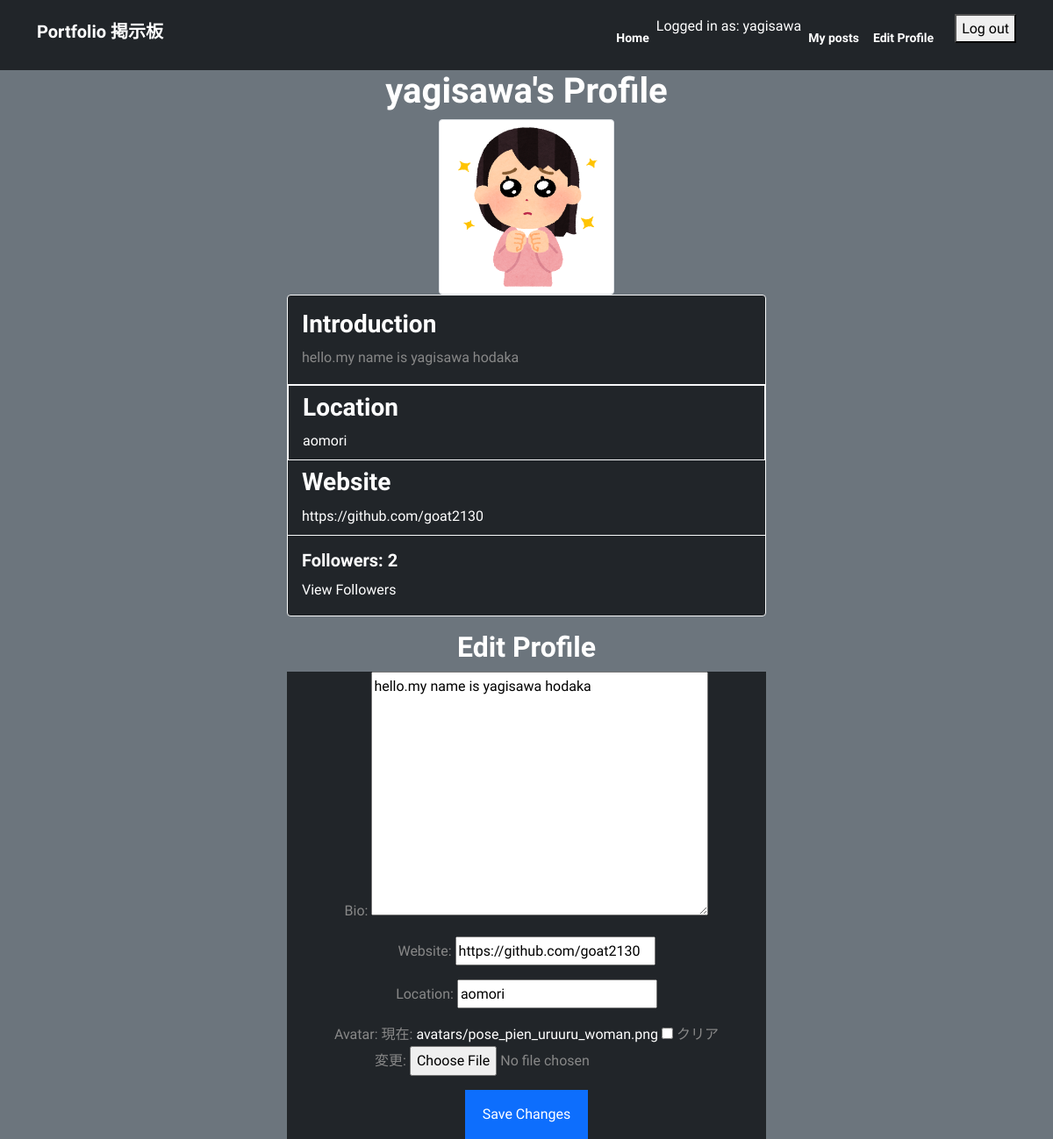
Page /profile/yagisawa/ (signed in) on the earlier database version.
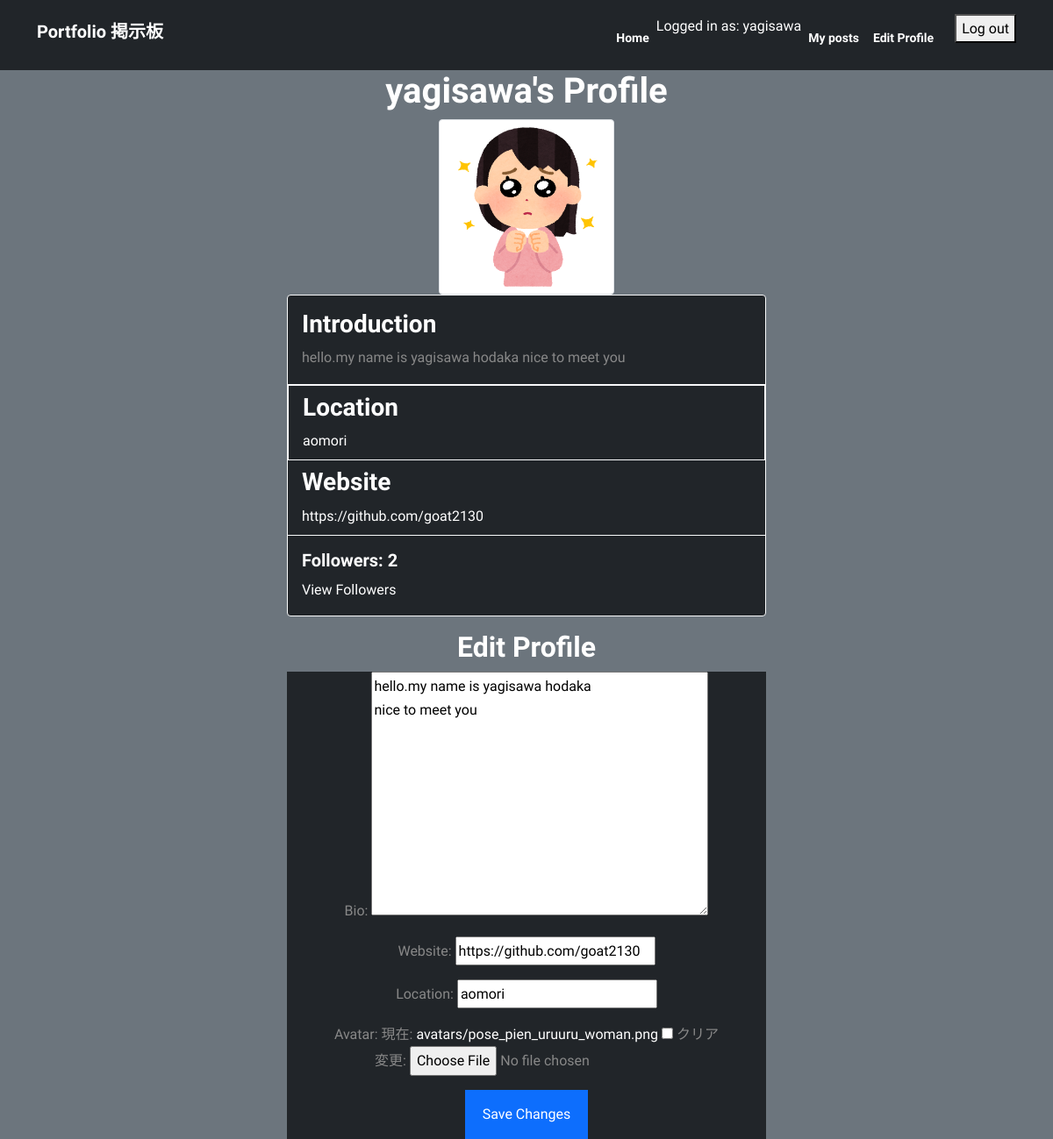
Same page on the later database version.
### myapp/models.py (models this page shows, shortened)
class Profile(models.Model):
    user = models.OneToOneField(User, on_delete=models.CASCADE)
    bio = models.TextField(max_length=500, blank=True)
    website = models.URLField(max_length=200, blank=True)
    location = models.CharField(max_length=100, blank=True)
    avatar = models.ImageField(upload_to='avatars/', blank=True, null=True)
    followers = models.ManyToManyField(User, related_name='following', blank=True)
    followers_count = models.PositiveIntegerField(default=0)

### myapp/views.py (the view)
# urls.py: path('profile/<str:username>/', profile, name='profile'),
@login_required
def profile(request, username):
    profile_user = get_object_or_404(User, username=username)
    try:
        profile = Profile.objects.get(user=profile_user)
    except Profile.DoesNotExist:
        profile = None
    if request.method == 'POST':
        if profile_user == request.user:
            form = ProfileForm(request.POST, request.FILES, instance=profile)
            if form.is_valid():
                form.save()
                return redirect('profile', username=username)
            else:
                error_message = "There was an error in the form."
        else:
            error_message = "You are not allowed to edit this profile."
    else:
        form = ProfileForm(instance=profile)
        error_message = None
    if profile is None:
        profile = Profile(user=profile_user)
        profile.save()
    is_following = False
    followers_count = 0
    if request.user.is_authenticated:
        connection, created = Connection.objects.get_or_create(user=request.user)
        is_following = connection.following.filter(id=profile_user.id).exists()
        followers_count = Connection.objects.filter(following=profile_user).count()
    followers = profile.followers.all
    context = {
        'form': form,
        'profile': profile,
        'error_message': error_message,
        'is_following': is_following,
        'followers_count': followers_count,
    }
    return render(request, 'myapp/profile.html', context)

### myapp/forms.py
class ProfileForm(forms.ModelForm):
    class Meta:
        model = Profile
        fields = ('bio', 'website', 'location', 'avatar')

### myapp/templates/myapp/profile.html (shortened to what this page needs)
{% extends 'base.html' %}
{% load static %}
{% block content %}
<div class="container">
  <div class="row justify-content-center">
    <div class="col-md-6">
      <h1 class="text-center">{{ profile.user.username }}'s Profile</h1>
      {% if profile.avatar %}
      <img src="{{ profile.avatar.url }}" alt="{{ profile.user.username }}" class="img-thumbnail" style="display: block; margin: 0 auto; max-width: 100%; height: auto; width: 200px; height: 200px;">
    {% else %}
      <img src="{% static 'images/default_avatar.png' %}" alt="{{ profile.user.username }}" class="img-thumbnail mb-3" style="display: block; margin: 0 auto; max-width: 100%; height: auto; width: 200px; height: 200px;">
    {% endif %}
      <div class="card mb-3 bg-dark border border-light">
        <div class="card-body">
          <h3 class="card-title">Introduction</h3>
          <p class="card-text">{{ profile.bio }}</p>
        </div>
        <ul class="list-group list-group-flush">
          <li class="list-group-item bg-dark border border-light">
            <h3 class="card-title">Location</h3>
            <p class="card-text text-white">{{ profile.location }}</p>
          </li>
          <li class="list-group-item bg-dark">
            <h3 class="card-title">Website</h3>
            <p class="card-text text-white">{{ profile.website }}</p>
          </li>
        </ul>
        <div class="card-body">
          <h5 class="card-title">Followers: {{ followers_count }}</h5>
          <a href="{% url 'followers' username=profile.user.username %}" class="card-link">View Followers</a>
        </div>
      </div>
      {% if request.user.is_authenticated %}
        {% if request.user == profile.user %}
          <h2 class="text-center">Edit Profile</h2>
          <form method="POST" enctype="multipart/form-data" class="text-center bg-dark">
            {{ form.as_p }}
            <button type="submit" class="btn btn-primary">Save Changes</button>
          </form>
        {% endif %}
      {% else %}
        <p class="text-center">You need to be logged in to follow this user.</p>
      {% endif %}
    </div>
  </div>
</div>
{% endblock %}

Differences in the rows shown:
changed Profile "aomori": bio "hello.my name is yagisawa hodaka" → "hello.my name is yagisawa hodaka nice to meet you"
